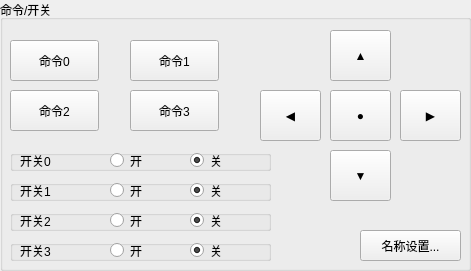
          <widget class="QGroupBox" name="groupBox_8">
           <property name="geometry">
            <rect>
             <x>10</x>
             <y>40</y>
             <width>471</width>
             <height>271</height>
            </rect>
           </property>
           <property name="title">
            <string>命令/开关</string>
           </property>
           <widget class="QPushButton" name="cmd0PushButton">
            <property name="geometry">
             <rect>
              <x>10</x>
              <y>40</y>
              <width>89</width>
              <height>41</height>
             </rect>
            </property>
            <property name="text">
             <string>命令0</string>
            </property>
           </widget>
           <widget class="QPushButton" name="cmd1PushButton">
            <property name="geometry">
             <rect>
              <x>130</x>
              <y>40</y>
              <width>89</width>
              <height>41</height>
             </rect>
            </property>
            <property name="text">
             <string>命令1</string>
            </property>
           </widget>
           <widget class="QPushButton" name="cmd3PushButton">
            <property name="geometry">
             <rect>
              <x>130</x>
              <y>90</y>
              <width>89</width>
              <height>41</height>
             </rect>
            </property>
            <property name="text">
             <string>命令3</string>
            </property>
           </widget>
           <widget class="QPushButton" name="cmd2PushButton">
            <property name="geometry">
             <rect>
              <x>10</x>
              <y>90</y>
              <width>89</width>
              <height>41</height>
             </rect>
            </property>
            <property name="text">
             <string>命令2</string>
            </property>
           </widget>
           <widget class="QPushButton" name="cmd4PushButton">
            <property name="geometry">
             <rect>
              <x>330</x>
              <y>30</y>
              <width>61</width>
              <height>51</height>
             </rect>
            </property>
            <property name="text">
             <string>▲</string>
            </property>
           </widget>
           <widget class="QPushButton" name="cmd6PushButton">
            <property name="geometry">
             <rect>
              <x>260</x>
              <y>90</y>
              <width>61</width>
              <height>51</height>
             </rect>
            </property>
            <property name="text">
             <string>◀</string>
            </property>
           </widget>
           <widget class="QPushButton" name="cmd7PushButton">
            <property name="geometry">
             <rect>
              <x>400</x>
              <y>90</y>
              <width>61</width>
              <height>51</height>
             </rect>
            </property>
            <property name="text">
             <string>▶</string>
            </property>
           </widget>
           <widget class="QPushButton" name="cmd5PushButton">
            <property name="geometry">
             <rect>
              <x>330</x>
              <y>150</y>
              <width>61</width>
              <height>51</height>
             </rect>
            </property>
            <property name="text">
             <string>▼</string>
            </property>
           </widget>
           <widget class="QPushButton" name="cmd8PushButton">
            <property name="geometry">
             <rect>
              <x>330</x>
              <y>90</y>
              <width>61</width>
              <height>51</height>
             </rect>
            </property>
            <property name="text">
             <string>●</string>
            </property>
           </widget>
           <widget class="QPushButton" name="nameOrCmdSetPushButton">
            <property name="geometry">
             <rect>
              <x>360</x>
              <y>230</y>
              <width>101</width>
              <height>31</height>
             </rect>
            </property>
            <property name="text">
             <string>名称设置...</string>
            </property>
           </widget>
           <widget class="QGroupBox" name="groupBox_9">
            <property name="geometry">
             <rect>
              <x>10</x>
              <y>150</y>
              <width>261</width>
              <height>21</height>
             </rect>
            </property>
            <property name="title">
             <string/>
            </property>
            <widget class="QLabel" name="switch0NameLabel">
             <property name="geometry">
              <rect>
               <x>10</x>
               <y>-5</y>
               <width>81</width>
               <height>31</height>
              </rect>
             </property>
             <property name="text">
              <string>开关0</string>
             </property>
            </widget>
            <widget class="QRadioButton" name="switch0OpenRadioButton">
             <property name="geometry">
              <rect>
               <x>100</x>
               <y>0</y>
               <width>71</width>
               <height>21</height>
              </rect>
             </property>
             <property name="text">
              <string>开</string>
             </property>
            </widget>
            <widget class="QRadioButton" name="switch0CloseRadioButton">
             <property name="geometry">
              <rect>
               <x>180</x>
               <y>0</y>
               <width>81</width>
               <height>21</height>
              </rect>
             </property>
             <property name="text">
              <string>关</string>
             </property>
             <property name="checked">
              <bool>true</bool>
             </property>
            </widget>
           </widget>
           <widget class="QGroupBox" name="groupBox_10">
            <property name="geometry">
             <rect>
              <x>10</x>
              <y>180</y>
              <width>261</width>
              <height>21</height>
             </rect>
            </property>
            <property name="title">
             <string/>
            </property>
            <widget class="QLabel" name="switch1NameLabel">
             <property name="geometry">
              <rect>
               <x>10</x>
               <y>-5</y>
               <width>81</width>
               <height>31</height>
              </rect>
             </property>
             <property name="text">
              <string>开关1</string>
             </property>
            </widget>
            <widget class="QRadioButton" name="switch1OpenRadioButton">
             <property name="geometry">
              <rect>
               <x>100</x>
               <y>0</y>
               <width>71</width>
               <height>21</height>
              </rect>
             </property>
             <property name="text">
              <string>开</string>
             </property>
            </widget>
            <widget class="QRadioButton" name="switch1CloseRadioButton">
             <property name="geometry">
              <rect>
               <x>180</x>
               <y>0</y>
               <width>81</width>
               <height>21</height>
              </rect>
             </property>
             <property name="text">
              <string>关</string>
             </property>
             <property name="checked">
              <bool>true</bool>
             </property>
            </widget>
           </widget>
           <widget class="QGroupBox" name="groupBox_11">
            <property name="geometry">
             <rect>
              <x>10</x>
              <y>210</y>
              <width>261</width>
              <height>21</height>
             </rect>
            </property>
            <property name="title">
             <string/>
            </property>
            <widget class="QLabel" name="switch2NameLabel">
             <property name="geometry">
              <rect>
               <x>10</x>
               <y>-5</y>
               <width>81</width>
               <height>31</height>
              </rect>
             </property>
             <property name="text">
              <string>开关2</string>
             </property>
            </widget>
            <widget class="QRadioButton" name="switch2OpenRadioButton">
             <property name="geometry">
              <rect>
               <x>100</x>
               <y>0</y>
               <width>71</width>
               <height>21</height>
              </rect>
             </property>
             <property name="text">
              <string>开</string>
             </property>
            </widget>
            <widget class="QRadioButton" name="switch2CloseRadioButton">
             <property name="geometry">
              <rect>
               <x>180</x>
               <y>0</y>
               <width>81</width>
               <height>21</height>
              </rect>
             </property>
             <property name="text">
              <string>关</string>
             </property>
             <property name="checked">
              <bool>true</bool>
             </property>
            </widget>
           </widget>
           <widget class="QGroupBox" name="groupBox_12">
            <property name="geometry">
             <rect>
              <x>10</x>
              <y>240</y>
              <width>261</width>
              <height>21</height>
             </rect>
            </property>
            <property name="title">
             <string/>
            </property>
            <widget class="QLabel" name="switch3NameLabel">
             <property name="geometry">
              <rect>
               <x>10</x>
               <y>-5</y>
               <width>81</width>
               <height>31</height>
              </rect>
             </property>
             <property name="text">
              <string>开关3</string>
             </property>
            </widget>
            <widget class="QRadioButton" name="switch3OpenRadioButton">
             <property name="geometry">
              <rect>
               <x>100</x>
               <y>0</y>
               <width>71</width>
               <height>21</height>
              </rect>
             </property>
             <property name="text">
              <string>开</string>
             </property>
            </widget>
            <widget class="QRadioButton" name="switch3CloseRadioButton">
             <property name="geometry">
              <rect>
               <x>180</x>
               <y>0</y>
               <width>81</width>
               <height>21</height>
              </rect>
             </property>
             <property name="text">
              <string>关</string>
             </property>
             <property name="checked">
              <bool>true</bool>
             </property>
            </widget>
           </widget>
          </widget>
